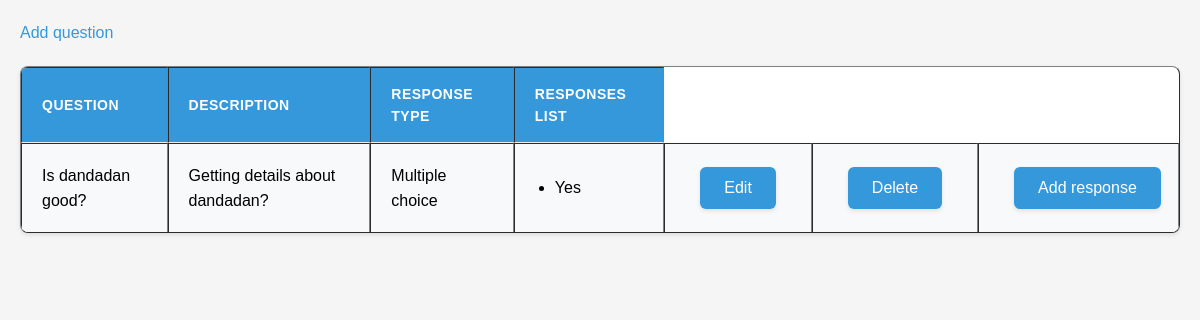
The app's page /view-enquete-admin/9 (signed in), older data.
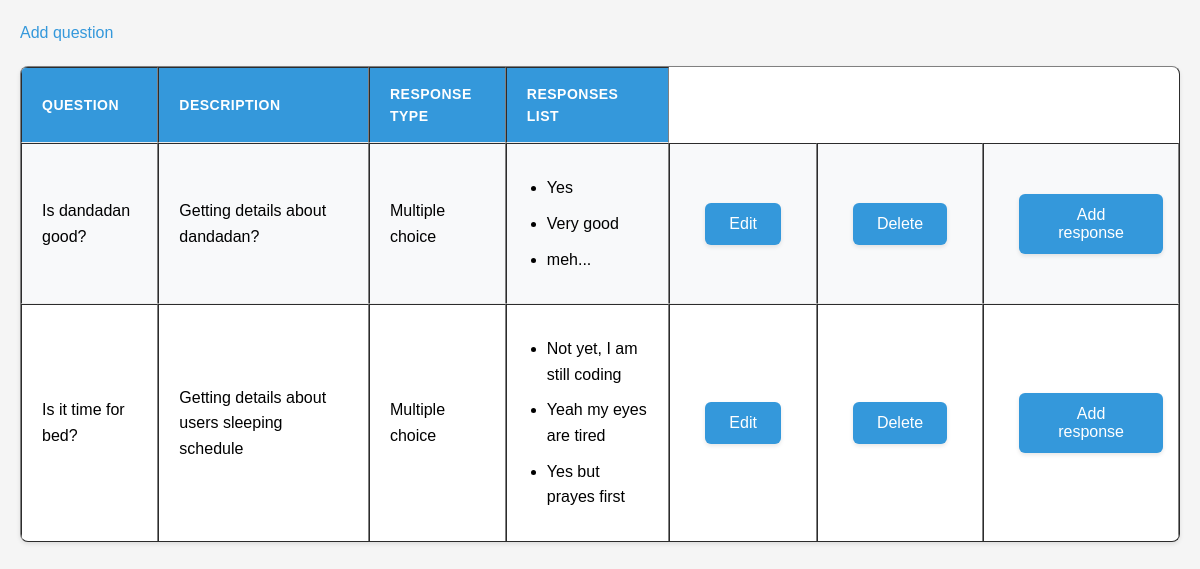
The same page, newer data.
### home/models.py (models this page shows, shortened)
class questions(models.Model):
    question = models.CharField(max_length = 255, unique = True )
    description = models.CharField(max_length = 255, unique = True )
    enqueteID = models.ForeignKey(enquete, on_delete= models.CASCADE, related_name= 'questions')
    response_type = models.CharField(max_length = 50)

class responseSelection(models.Model):
    reponse = models.CharField(max_length = 255)
    note = models.IntegerField()
    questionID = models.ForeignKey(questions, on_delete= models.CASCADE, related_name= 'reponseSelection')

### home/views.py (the view)
# urls.py: path('view-enquete-admin/<str:pk>', view_admin, name='view_enquete_admin'),
@login_required
def view_admin(request, pk):
    enquete_instance = enquete.objects.get(id = pk)
    all_questions = enquete_instance.questions.all() # is like questions.objects.filter(enqueteID = enquete_instance) which is automatically made and you can use it with the related name
    enqueteID = enquete_instance.id
    context = {
        'all_questions' : all_questions,
        'enqueteID' : enqueteID,
    }
    return render (request, 'admin/view_enquete.html', context)

### home/templates/admin/view_enquete.html (shortened to what this page needs)
{% load static %}
<!DOCTYPE html>
<html lang="en">
<head>
    <link rel="stylesheet" href="{% static 'css/styles.css' %}">
</head>
<body>
    <a href="{% url 'add_question_admin' enqueteID  %}">Add question</a>
    <table border="1">
        <tr>
            <th>Question</th>
            <th>Description</th>
            <th>Response Type</th>
            <th>Responses List</th>
        </tr>
        {% for question in all_questions %}
        <tr>
            <td>{{ question.question }}</td>
            <td>{{ question.description }}</td>
            <td>{{ question.response_type }}</td>
            <td>
                <ul>
                    {% for r in question.reponseSelection.all %}
                    <li>{{ r.reponse }}</li>
                    {% endfor %}
                </ul>
            </td>
            <td><a href="{% url 'upd_question_admin' question.id %}"><button>Edit</button></a></td>
            <td><a href="{% url 'delete_question_admin' question.id %}"><button>Delete</button></a></td>
            <td><a href="{% url 'add_response_admin' question.id %}"><button>Add response</button></a></td>
        </tr>
        {% endfor %}
    </table>
</body>
</html>

### home/static/css/styles.css (style rules this page uses)
body { font-family: 'Arial', sans-serif; line-height: 1.6; margin: 0; padding: 20px; background-color: #f5f5f5; }
button, input[type="submit"], .btn { display: inline-block; padding: 12px 24px; margin: 5px; background-color: #3498db; color: white; border: none; border-radius: 6px; cursor: pointer; font-size: 16px; font-weight: 500; text-align: center; text-decoration: none; transition: all 0.3s ease; box-shadow: 0 2px 4px rgba(0, 0, 0, 0.1); }
table { width: 100%; border-collapse: separate; border-spacing: 0; margin: 20px 0; background: white; box-shadow: 0 2px 4px rgba(0, 0, 0, 0.1); border-radius: 8px; overflow: hidden; }
th, td { padding: 15px 20px; text-align: left; border-bottom: 1px solid #eee; }
th { background-color: #3498db; color: white; font-weight: 600; text-transform: uppercase; font-size: 14px; letter-spacing: 0.5px; }
tr:last-child td { border-bottom: none; }
tr:nth-child(even) { background-color: #f8f9fa; }
table a { color: #3498db; text-decoration: none; padding: 5px 10px; border-radius: 4px; transition: all 0.3s ease; }
a { color: #3498db; text-decoration: none; }
ul, ol { padding-left: 20px; }
li { margin-bottom: 10px; }

Row changes from the older to the newer data that the page shows:
added responseSelection: reponse "Very good", shown under questions "Is dandadan good?"
added responseSelection: reponse "meh...", shown under questions "Is dandadan good?"
added questions: question "Is it time for bed?", description "Getting details about users sleeping schedule", response_type "Multiple choice"
added responseSelection: reponse "Not yet, I am still coding", shown under "Is it time for bed?"
added responseSelection: reponse "Yeah my eyes are tired", shown under "Is it time for bed?"
added responseSelection: reponse "Yes but prayes first", shown under "Is it time for bed?"
